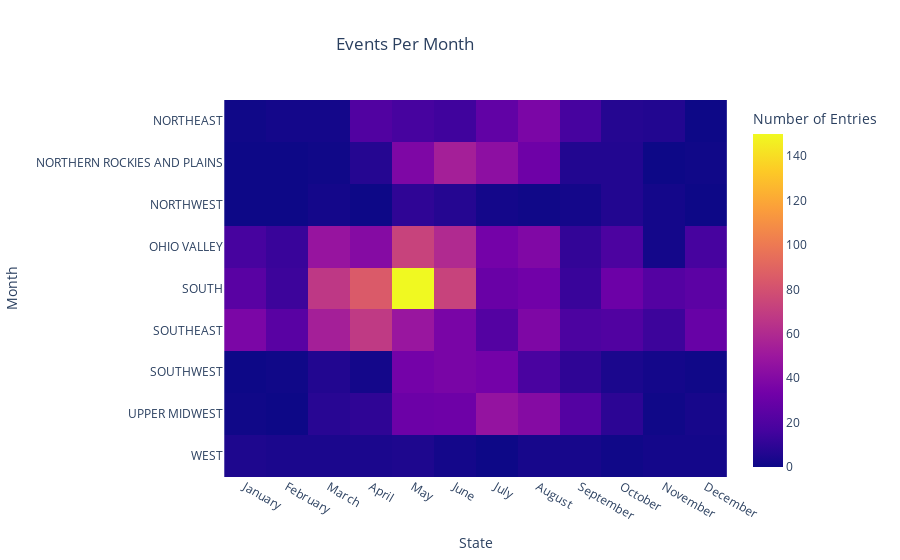
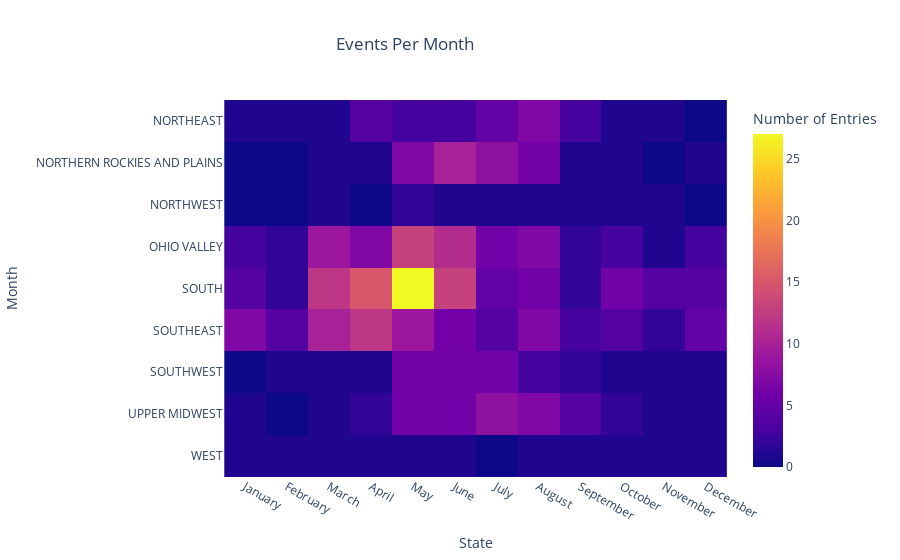
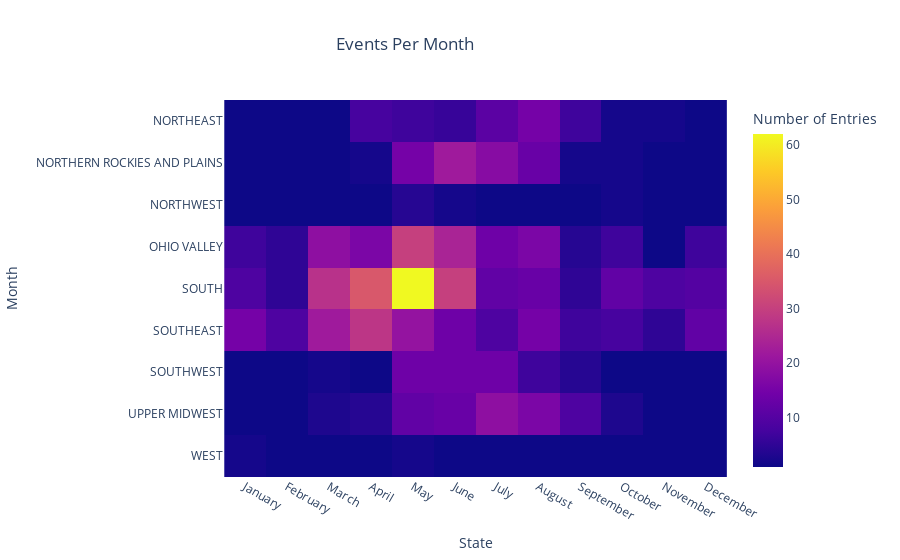

Source (notebook cell) for these figures, in order:
### Code cell
fig1 = px.imshow(
    region_matrix,
    labels={'x': 'State', 'y': 'Month', 'color': 'Number of Entries'},
    title='Tornado Events by Month and State'
)

fig1.update_layout(
    title={
        'text': "Events Per Month",
        'x': 0.45,
        'xanchor': 'center'
        }
) 

fig2 = px.imshow(
    tornado_sample_matrix,
    labels={'x': 'State', 'y': 'Month', 'color': 'Number of Entries'},
    title='Tornado Events by Month and State'
)

fig2.update_layout(
    title={
        'text': "Events Per Month",
        'x': 0.45,           
        'xanchor': 'center'
        }
)

fig3 = px.imshow(
    non_tornado_sample_matrix,
    labels={'x': 'State', 'y': 'Month', 'color': 'Number of Entries'},
    title='Tornado Events by Month and State'
)

fig3.update_layout(
    title={
        'text': "Events Per Month",
        'x': 0.45,           
        'xanchor': 'center'
        }
)

# Show the heatmap
fig1.show()
# Show the heatmap
fig2.show()

fig3.show()

### Figure 1 — Plotly figure (JSON) as saved in the notebook; plotly's stock layout.template omitted (floating-point values rounded to 4 significant figures)
{"data": [{"coloraxis": "coloraxis", "hovertemplate": "State: %{x}<br>Month: %{y}<br>Number of Entries: %{z}<extra></extra>", "name": "0", "type": "heatmap", "x": ["January", "February", "March", "April", "May", "June", "July", "August", "September", "October", "November", "December"], "xaxis": "x", "y": ["NORTHEAST", "NORTHERN ROCKIES AND PLAINS", "NORTHWEST", "OHIO VALLEY", "SOUTH", "SOUTHEAST", "SOUTHWEST", "UPPER MIDWEST", "WEST"], "yaxis": "y", "z": [[1, 2, 2, 21, 17, 15, 27, 37, 17, 7, 6, 0], [0, 0, 1, 7, 38, 54, 44, 32, 6, 6, 0, 1], [0, 0, 2, 0, 10, 7, 2, 1, 2, 6, 2, 0], [17, 13, 48, 41, 73, 60, 34, 39, 11, 19, 2, 17], [24, 14, 67, 85, 150, 73, 30, 33, 13, 31, 22, 25], [37, 24, 54, 68, 49, 36, 22, 38, 19, 21, 14, 29], [0, 1, 6, 2, 34, 36, 34, 18, 10, 4, 2, 1], [1, 0, 8, 10, 31, 32, 47, 41, 22, 9, 1, 3], [5, 4, 4, 4, 5, 2, 0, 3, 3, 1, 2, 2]]}], "layout": {"coloraxis": {"colorbar": {"title": {"text": "Number of Entries"}}, "colorscale": [[0, "#0d0887"], [0.1111, "#46039f"], [0.2222, "#7201a8"], [0.3333, "#9c179e"], [0.4444, "#bd3786"], [0.5556, "#d8576b"], [0.6667, "#ed7953"], [0.7778, "#fb9f3a"], [0.8889, "#fdca26"], [1, "#f0f921"]]}, "title": {"text": "Events Per Month", "x": 0.45, "xanchor": "center"}, "xaxis": {"anchor": "y", "constrain": "domain", "domain": [0, 1], "scaleanchor": "y", "title": {"text": "State"}}, "yaxis": {"anchor": "x", "autorange": "reversed", "constrain": "domain", "domain": [0, 1], "title": {"text": "Month"}}}}

### Figure 2 — Plotly figure (JSON) as saved in the notebook; plotly's stock layout.template omitted (floating-point values rounded to 4 significant figures)
{"data": [{"coloraxis": "coloraxis", "hovertemplate": "State: %{x}<br>Month: %{y}<br>Number of Entries: %{z}<extra></extra>", "name": "0", "type": "heatmap", "x": ["January", "February", "March", "April", "May", "June", "July", "August", "September", "October", "November", "December"], "xaxis": "x", "y": ["NORTHEAST", "NORTHERN ROCKIES AND PLAINS", "NORTHWEST", "OHIO VALLEY", "SOUTH", "SOUTHEAST", "SOUTHWEST", "UPPER MIDWEST", "WEST"], "yaxis": "y", "z": [[1, 1, 1, 4, 3, 3, 5, 7, 3, 1, 1, 0], [0, 0, 1, 1, 7, 10, 8, 6, 1, 1, 0, 1], [0, 0, 1, 0, 2, 1, 1, 1, 1, 1, 1, 0], [3, 2, 9, 7, 13, 11, 6, 7, 2, 3, 1, 3], [4, 2, 12, 15, 27, 13, 5, 6, 2, 6, 4, 4], [7, 4, 10, 12, 9, 6, 4, 7, 3, 4, 2, 5], [0, 1, 1, 1, 6, 6, 6, 3, 2, 1, 1, 1], [1, 0, 1, 2, 6, 6, 8, 7, 4, 2, 1, 1], [1, 1, 1, 1, 1, 1, 0, 1, 1, 1, 1, 1]]}], "layout": {"coloraxis": {"colorbar": {"title": {"text": "Number of Entries"}}, "colorscale": [[0, "#0d0887"], [0.1111, "#46039f"], [0.2222, "#7201a8"], [0.3333, "#9c179e"], [0.4444, "#bd3786"], [0.5556, "#d8576b"], [0.6667, "#ed7953"], [0.7778, "#fb9f3a"], [0.8889, "#fdca26"], [1, "#f0f921"]]}, "title": {"text": "Events Per Month", "x": 0.45, "xanchor": "center"}, "xaxis": {"anchor": "y", "constrain": "domain", "domain": [0, 1], "scaleanchor": "y", "title": {"text": "State"}}, "yaxis": {"anchor": "x", "autorange": "reversed", "constrain": "domain", "domain": [0, 1], "title": {"text": "Month"}}}}

### Figure 3 — Plotly figure (JSON) as saved in the notebook; plotly's stock layout.template omitted (floating-point values rounded to 4 significant figures)
{"data": [{"coloraxis": "coloraxis", "hovertemplate": "State: %{x}<br>Month: %{y}<br>Number of Entries: %{z}<extra></extra>", "name": "0", "type": "heatmap", "x": ["January", "February", "March", "April", "May", "June", "July", "August", "September", "October", "November", "December"], "xaxis": "x", "y": ["NORTHEAST", "NORTHERN ROCKIES AND PLAINS", "NORTHWEST", "OHIO VALLEY", "SOUTH", "SOUTHEAST", "SOUTHWEST", "UPPER MIDWEST", "WEST"], "yaxis": "y", "z": [[1, 1, 1, 8, 7, 6, 11, 15, 7, 2, 2, 1], [1, 1, 1, 2, 15, 22, 18, 13, 2, 2, 1, 1], [1, 1, 1, 1, 4, 2, 1, 1, 1, 2, 1, 1], [7, 5, 19, 16, 30, 24, 14, 16, 4, 7, 1, 7], [9, 5, 27, 35, 62, 30, 12, 13, 5, 12, 9, 10], [15, 9, 22, 28, 20, 14, 9, 15, 7, 8, 5, 12], [1, 1, 2, 1, 14, 14, 14, 7, 4, 1, 1, 1], [1, 1, 3, 4, 12, 13, 19, 16, 9, 3, 1, 1], [2, 1, 1, 1, 2, 1, 1, 1, 1, 1, 1, 1]]}], "layout": {"coloraxis": {"colorbar": {"title": {"text": "Number of Entries"}}, "colorscale": [[0, "#0d0887"], [0.1111, "#46039f"], [0.2222, "#7201a8"], [0.3333, "#9c179e"], [0.4444, "#bd3786"], [0.5556, "#d8576b"], [0.6667, "#ed7953"], [0.7778, "#fb9f3a"], [0.8889, "#fdca26"], [1, "#f0f921"]]}, "title": {"text": "Events Per Month", "x": 0.45, "xanchor": "center"}, "xaxis": {"anchor": "y", "constrain": "domain", "domain": [0, 1], "scaleanchor": "y", "title": {"text": "State"}}, "yaxis": {"anchor": "x", "autorange": "reversed", "constrain": "domain", "domain": [0, 1], "title": {"text": "Month"}}}}
